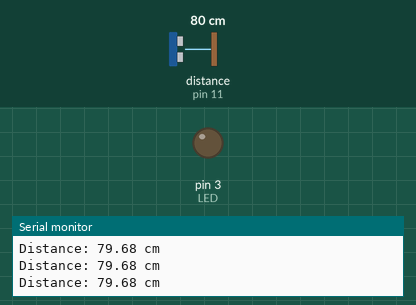
This sketch was run on a simulated Arduino Uno, built with avr-gcc and run on an emulated ATmega328P. Parts: output pins drawn as LEDs (lit = HIGH), the last lines printed to the serial monitor. Wiring (inferred from the names in the program): ultrasonic range finder: trigger pin 9; echo pin 11. Inputs (shaded band) come from the test bench; at power-on: distance to the obstacle (sensor on pin 11) 80 cm. The echo pulse lasts 58.3 µs per cm; pins used as bus, display or sensor lines are not drawn.

Above: at 1.2 s.
1.3 s: distance to the obstacle (sensor on pin 11) set to 12 cm
2.8 s: distance to the obstacle (sensor on pin 11) set to 9 cm
At 3.4 s:
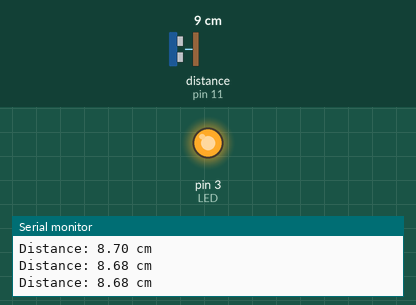
4.3 s: distance to the obstacle (sensor on pin 11) set to 35 cm
At 5.1 s:
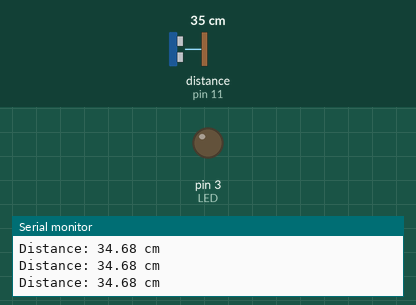
5.9 s: distance to the obstacle (sensor on pin 11) set to 2 cm
At 7.2 s:
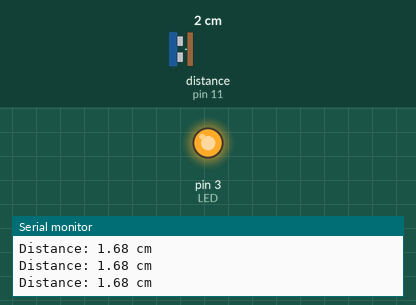
Timing chart, 0 to 8.5 s (numbered marks = the images above; inputs shaded):
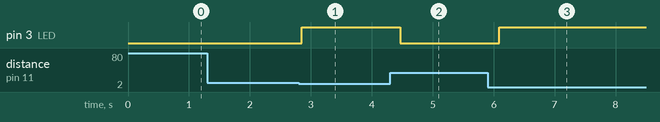

The sketch:

ultrasonic_led.ino
```cpp
#define TRIG 9
#define ECHO 11
#define LED 3

void setup() {

  Serial.begin(9600);

  pinMode(TRIG, OUTPUT);
  pinMode(ECHO, INPUT);

  pinMode(LED, OUTPUT);
}

void loop() {

  long duration;
  float distance;

  digitalWrite(TRIG, LOW);
  delayMicroseconds(2);

  digitalWrite(TRIG, HIGH);
  delayMicroseconds(10);
  digitalWrite(TRIG, LOW);

  duration = pulseIn(ECHO, HIGH);
  distance = duration * 0.0343 / 2;

  Serial.print("Distance: ");
  Serial.print(distance);
  Serial.println(" cm");

  if (distance <= 10) {
    digitalWrite(LED, HIGH);
  }
  else {
    digitalWrite(LED, LOW);
  }

  delay(200);
}
```

Measured:
- the behaviour switches between 11 and 10 cm on distance to the obstacle (sensor on pin 11) (found by bisection; images 0 and 1)
- after the input at 2.8 s, pin 3 (LED): LOW → HIGH after 0.05 s
- after the input at 4.3 s, pin 3 (LED): HIGH → LOW after 0.17 s
- after the input at 5.9 s, pin 3 (LED): LOW → HIGH after 0.19 s
